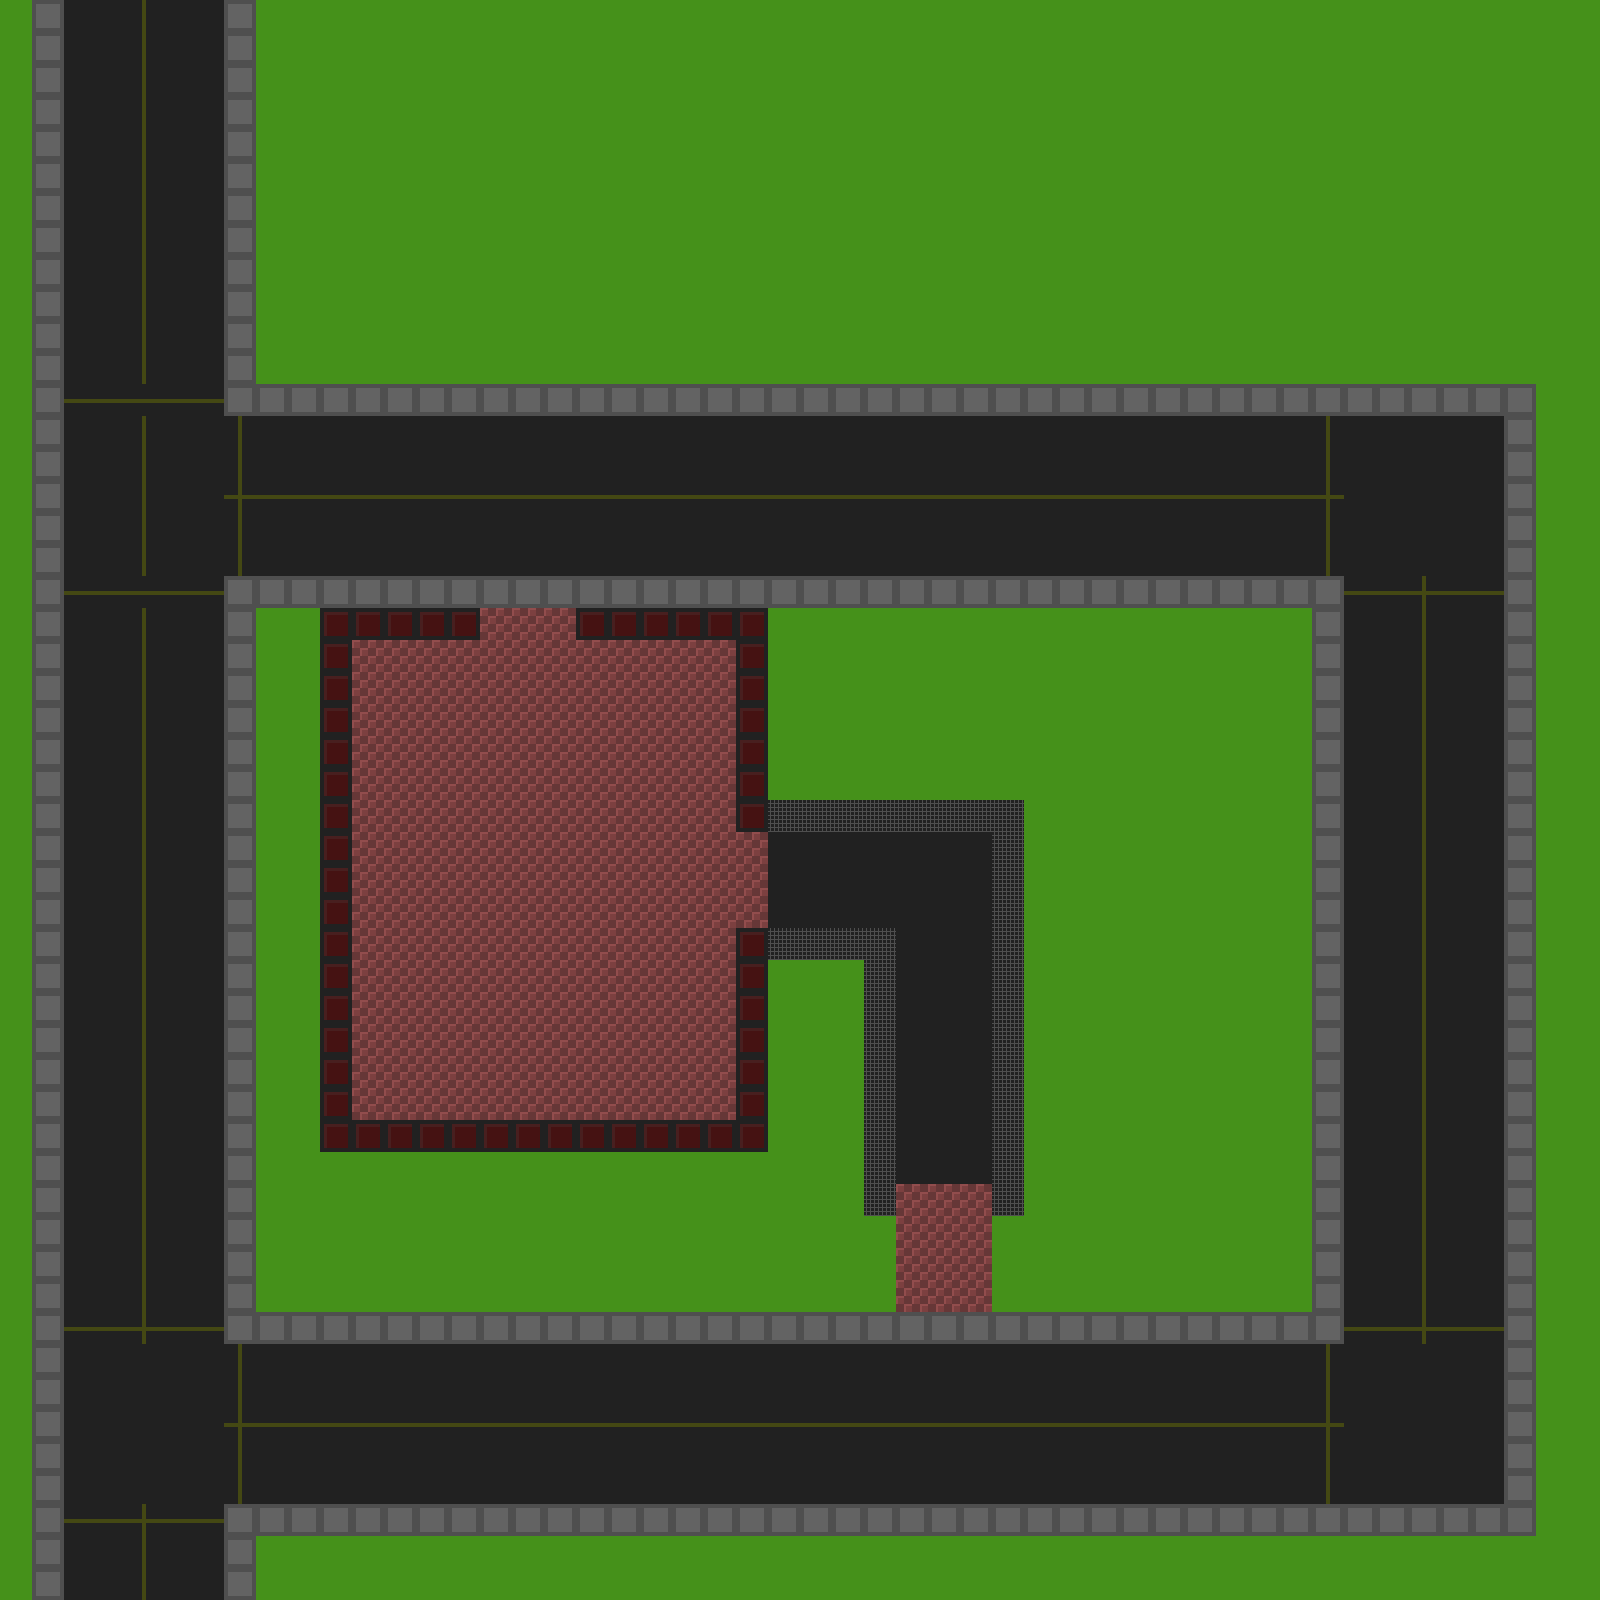

A 2D game scene composited from a Tiled map and its tileset images. What follows is a short description and the map's XML, with each tile layer's data collapsed to a summary:
An orthogonal 50x50 tile map with 32x32 px tiles, 1 tile layer (Tile Layer 1) and 51 objects (37x cyan_light, 10x wall, red_light, green_light, box, ...).

<map version="1.0" orientation="orthogonal" renderorder="right-down" width="50" height="50" tilewidth="32" tileheight="32" nextobjectid="68">
 <tileset firstgid="1" name="tileset" tilewidth="32" tileheight="32" tilecount="11" columns="0">
  <tile id="0">
   <image width="32" height="32" source="graphic/grass1.png" />
  </tile>
  <tile id="1">
   <image width="32" height="32" source="graphic/road4.png" />
  </tile>
  <tile id="2">
   <image width="32" height="32" source="graphic/tile1.png" />
  </tile>
  <tile id="3">
   <image width="32" height="32" source="graphic/wall1.png" />
  </tile>
  <tile id="4">
   <image width="32" height="32" source="graphic/concr2.png" />
  </tile>
  <tile id="5">
   <image width="32" height="32" source="graphic/concr4.png" />
  </tile>
  <tile id="6">
   <image width="32" height="32" source="graphic/default.png" />
  </tile>
  <tile id="7">
   <image width="32" height="32" source="graphic/road1.png" />
  </tile>
  <tile id="8">
   <image width="32" height="32" source="graphic/road2.png" />
  </tile>
  <tile id="9">
   <image width="32" height="32" source="graphic/road3.png" />
  </tile>
  <tile id="10">
   <image width="32" height="32" source="graphic/road4.png" />
  </tile>
 </tileset>
 <layer name="Tile Layer 1" width="50" height="50">
  <data>[2500 cells, 2500 non-empty, 10 distinct tile ids]</data>
 </layer>
 <objectgroup name="wall">
  <object id="1" type="wall" x="575" y="607" width="193" height="35" />
  <object id="3" type="wall" x="735.5" y="603.5" width="36.5" height="229.5" />
  <object id="5" type="wall" x="736.5" y="800.5" width="287.5" height="33.5" />
  <object id="6" type="wall" x="736.5" y="928" width="159" height="33" />
  <object id="8" type="wall" x="992" y="804" width="34.6667" height="411.333" />
  <object id="9" type="wall" x="862.667" y="934.667" width="34" height="280" />
  <object id="10" type="wall" x="736" y="934.667" width="32" height="216.667" />
  <object id="12" type="wall" x="320.667" y="1121.33" width="423.333" height="30.6667" />
  <object id="13" type="wall" x="320" y="610" width="30" height="511" />
  <object id="14" type="wall" x="342" y="609" width="136" height="30" />
  <object id="18" type="cyan_light" x="36" y="97.5" width="28" height="25" />
  <object id="20" type="cyan_light" x="40" y="425.5" width="28" height="25" />
  <object id="21" type="cyan_light" x="34" y="663.5" width="28" height="25" />
  <object id="22" type="cyan_light" x="32" y="909.5" width="28" height="25" />
  <object id="23" type="cyan_light" x="32" y="1123.5" width="28" height="25" />
  <object id="24" type="cyan_light" x="38" y="1313.5" width="28" height="25" />
  <object id="25" type="cyan_light" x="32" y="1527.5" width="28" height="25" />
  <object id="26" type="cyan_light" x="250" y="379.5" width="28" height="25" />
  <object id="27" type="cyan_light" x="454" y="373.5" width="28" height="25" />
  <object id="28" type="cyan_light" x="648" y="377.5" width="28" height="25" />
  <object id="29" type="cyan_light" x="858" y="373.5" width="28" height="25" />
  <object id="30" type="cyan_light" x="1012" y="375.5" width="28" height="25" />
  <object id="31" type="cyan_light" x="1220" y="381.5" width="28" height="25" />
  <object id="32" type="cyan_light" x="1506" y="381.5" width="28" height="25" />
  <object id="33" type="cyan_light" x="1508" y="573.5" width="28" height="25" />
  <object id="34" type="cyan_light" x="1506" y="733.5" width="28" height="25" />
  <object id="35" type="cyan_light" x="1512" y="931.5" width="28" height="25" />
  <object id="36" type="cyan_light" x="1510" y="1121.5" width="28" height="25" />
  <object id="37" type="cyan_light" x="1512" y="1321.5" width="28" height="25" />
  <object id="38" type="cyan_light" x="1516" y="1497.5" width="28" height="25" />
  <object id="39" type="cyan_light" x="1334" y="1497.5" width="28" height="25" />
  <object id="40" type="cyan_light" x="1124" y="1511.5" width="28" height="25" />
  <object id="41" type="cyan_light" x="888" y="1509.5" width="28" height="25" />
  <object id="42" type="cyan_light" x="688" y="1509.5" width="28" height="25" />
  <object id="43" type="cyan_light" x="476" y="1513.5" width="28" height="25" />
  <object id="44" type="cyan_light" x="236" y="1511.5" width="28" height="25" />
  <object id="45" type="cyan_light" x="230" y="1311.5" width="28" height="25" />
  <object id="46" type="cyan_light" x="224" y="1117.5" width="28" height="25" />
  <object id="47" type="cyan_light" x="224" y="907.5" width="28" height="25" />
  <object id="48" type="cyan_light" x="220" y="659.5" width="28" height="25" />
  <object id="49" type="cyan_light" x="1314" y="1305.5" width="28" height="25" />
  <object id="50" type="cyan_light" x="1318" y="1125.5" width="28" height="25" />
  <object id="51" type="cyan_light" x="1310" y="931.5" width="28" height="25" />
  <object id="52" type="cyan_light" x="1314" y="739.5" width="28" height="25" />
  <object id="54" type="cyan_light" x="1214" y="577.5" width="28" height="25" />
  <object id="55" type="cyan_light" x="1012" y="571.5" width="28" height="25" />
  <object id="56" type="cyan_light" x="850" y="579.5" width="28" height="25" />
  <object id="58" type="red_light" x="480" y="884" width="40" height="46" />
  <object id="60" type="green_light" x="932" y="958" width="34" height="40" />
  <object id="61" type="box" x="1106" y="404" width="46" height="38" />
  <object id="67" type="deathmatch" x="1328" y="74" width="88" height="42" />
 </objectgroup>
</map>
